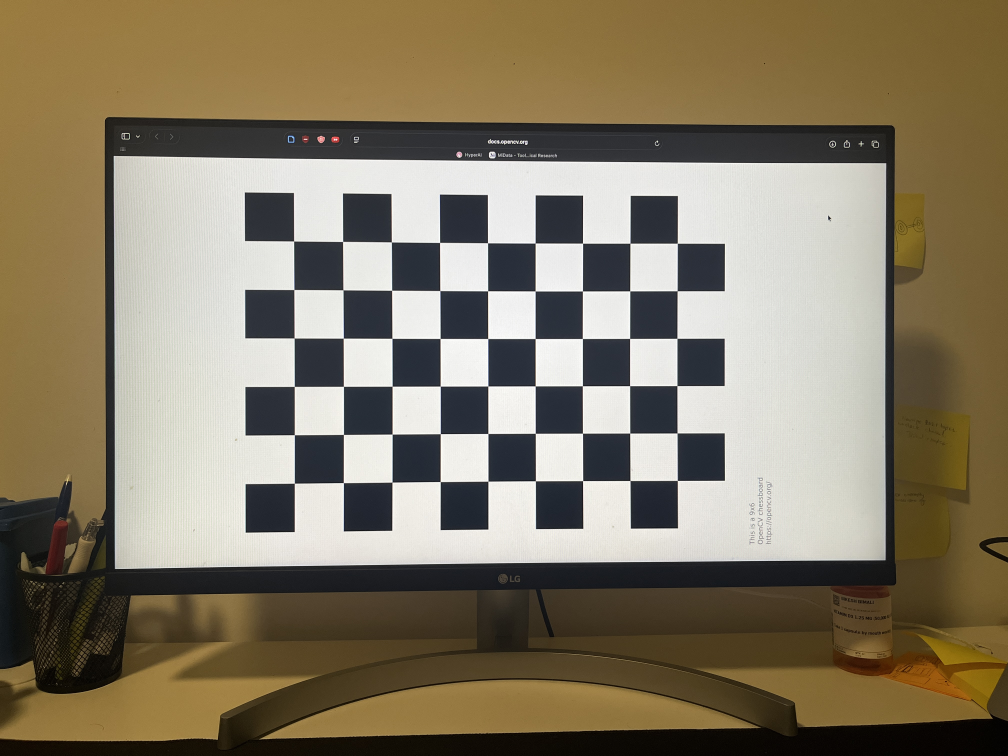
#> input picture module_2_camera_calibration/resources/calibration_images/IMG_1727.JPG, 4032 x 3024 px (shown at 1/4 size); its folder holds 4 pictures in this run
$ jupyter execute main_uncalibrated_steroe_camera.ipynb
#> lines starting #> are read from the running program, lines starting #| are printed output that depends on the picture
### Finding intrinsic matrix

[cell 1]
import cv2
import numpy as np
import glob
import os

# --- CONFIGURATION ---
CHECKERBOARD_DIMS = (9, 6)
SQUARE_SIZE = 0.037  # Meters
CALIB_IMG_DIR = '/Users/bbimali1/Documents/Computer_Vision_Spring_26/module_2_camera_calibration/resources/calibration_images'

def extract_focal_length(calib_img_dir):
    """
    Processes checkerboard images to compute the camera matrix (K),
    distortion coefficients (D), and averaged focal length in pixels (f).
    """
    # Create a 3D grid of object points (0,0,0), (1,0,0), ...
    objp = np.zeros((CHECKERBOARD_DIMS[0] * CHECKERBOARD_DIMS[1], 3), np.float32)
    objp[:, :2] = np.mgrid[0:CHECKERBOARD_DIMS[0], 0:CHECKERBOARD_DIMS[1]].T.reshape(-1, 2)
    objp = objp * SQUARE_SIZE

    objpoints = []
    imgpoints = []

    # file search to catch both .jpg and .JPG
    images = glob.glob(os.path.join(calib_img_dir, '*.[jJ][pP][gG]'))

    if not images:
        print(f"CRITICAL ERROR: No images found in {calib_img_dir}")
        return None, None, None

    print(f"Processing {len(images)} calibration images...")

    valid_images = 0
    gray_shape = None

    for fname in images:
        img = cv2.imread(fname)
#> img is the input picture: shape (3024, 4032, 3); mean B, G, R 101, 122.5, 132.9
        if img is None:
            continue

        gray = cv2.cvtColor(img, cv2.COLOR_BGR2GRAY)
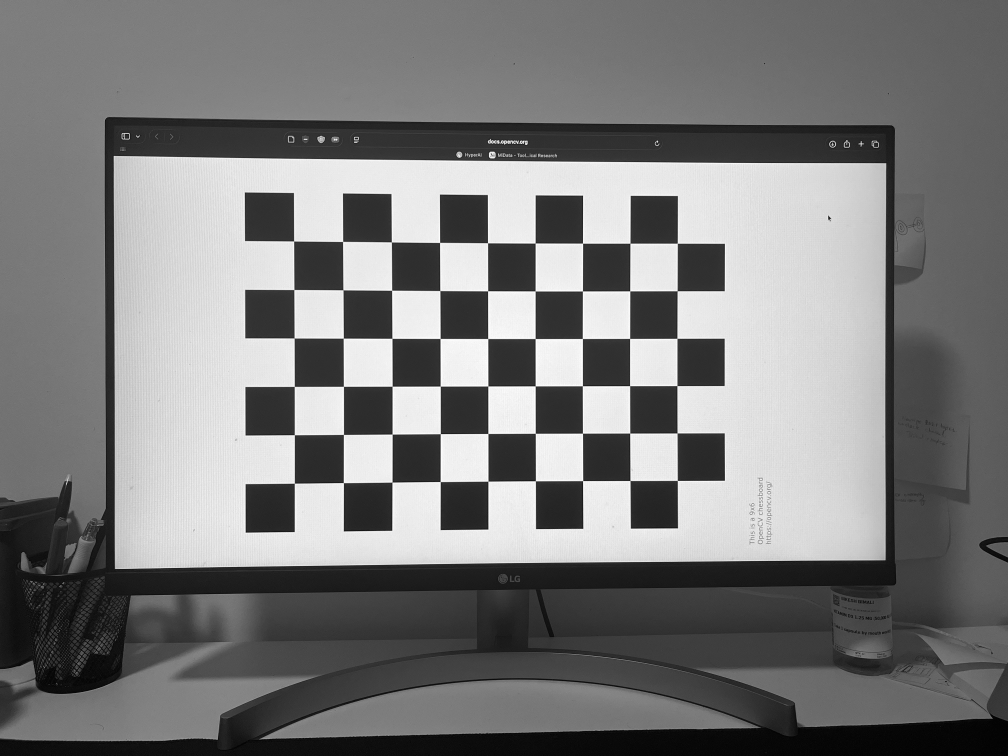
#> gray: shape (3024, 4032) (shown at 1/4 size); min 0, max 255, mean 123.2
        gray_shape = gray.shape[::-1]
#> gray_shape = (4032, 3024)

        # Detect checkerboard corners
        ret, corners = cv2.findChessboardCorners(gray, CHECKERBOARD_DIMS, None)
#> ret = True; corners = 54 rows, first 8: [1175.9, 965.5], [1372.1, 967.1], [1567.3, 969.5], [1759.9, 970.9], [1951.6, 972.8], [2142, 973.5], [2331.6, 974.2], [2521.5, 974.2]

        if ret:
            valid_images += 1
            objpoints.append(objp)

            # Refine corner locations to sub-pixel accuracy
            corners2 = cv2.cornerSubPix(gray, corners, (11, 11), (-1, -1),
                                        criteria=(cv2.TERM_CRITERIA_EPS + cv2.TERM_CRITERIA_MAX_ITER, 30, 0.001))
#> corners2 = 54 rows, first 8: [1175.9, 965.5], [1372, 967.2], [1566.9, 969.2], [1759.8, 971.1], [1951.5, 972.6], [2141.9, 973.6], [2331.5, 974], [2521.4, 974.1]
            imgpoints.append(corners2)
        else:
            print(f"  [SKIP] Pattern not found: {os.path.basename(fname)}")
#> pass 2 of the loop in extract_focal_length, `for fname in images:`:
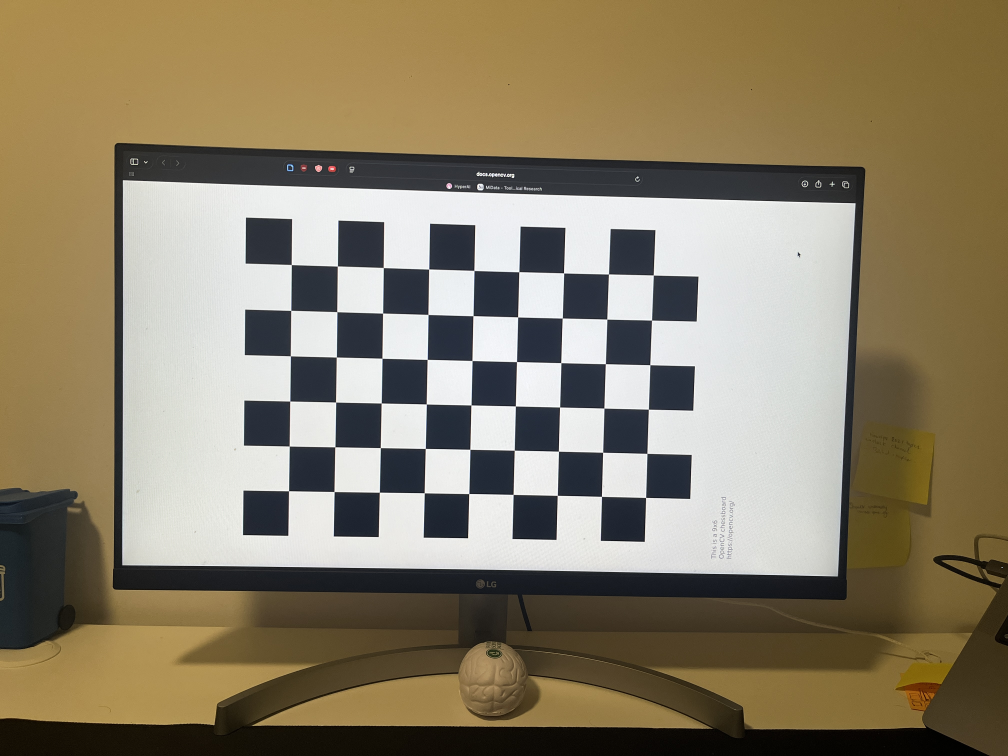
#> input picture module_2_camera_calibration/resources/calibration_images/IMG_1728.JPG, 4032 x 3024 px (shown at 1/4 size)
#> in extract_focal_length, img is the input picture: shape (3024, 4032, 3); mean B, G, R 103.3, 126.9, 138.1
#> in extract_focal_length, `gray = cv2.cvtColor(img, cv2.COLOR_BGR2GRAY)`:
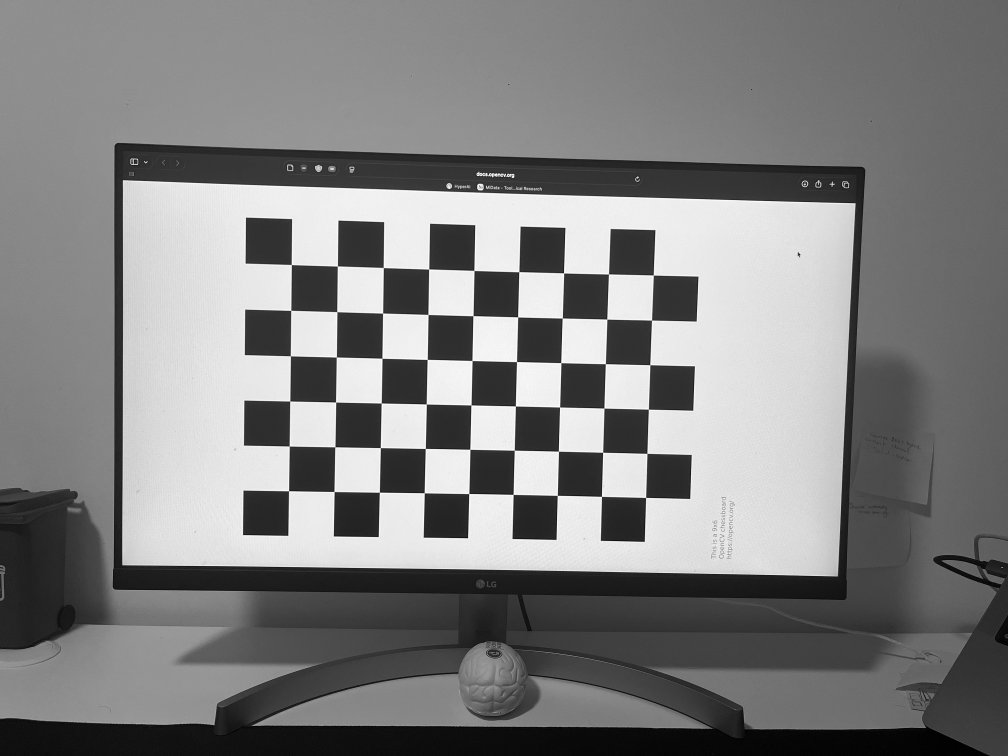
#> gray: shape (3024, 4032) (shown at 1/4 size); min 0, max 255, mean 127.6
#> corners = 54 rows, first 8: [1166.5, 1059.8], [1351.1, 1065.3], [1534.5, 1071.7], [1716.5, 1077.5], [1897.3, 1083.4], [2076.7, 1088.8], [2256.1, 1093.3], [2435.4, 1097.5]
#> corners2 = 54 rows, first 8: [1166.4, 1059.7], [1350.8, 1065.6], [1534.4, 1071.6], [1716.4, 1077.5], [1897.2, 1083.1], [2076.8, 1088.4], [2255.8, 1093.1], [2435.3, 1097.4]
#> pass 3 of the loop in extract_focal_length, `for fname in images:`:
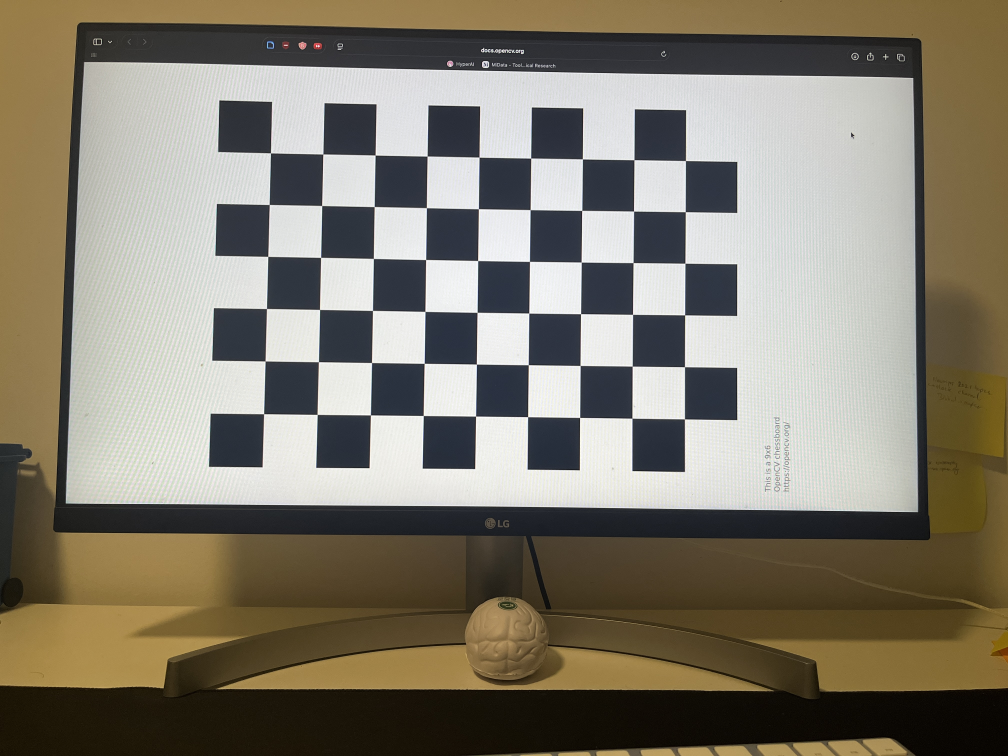
#> input picture module_2_camera_calibration/resources/calibration_images/IMG_1729.JPG, 4032 x 3024 px (shown at 1/4 size)
#> in extract_focal_length, img is the input picture: shape (3024, 4032, 3); mean B, G, R 109.8, 124, 130.1
#> in extract_focal_length, `gray = cv2.cvtColor(img, cv2.COLOR_BGR2GRAY)`:
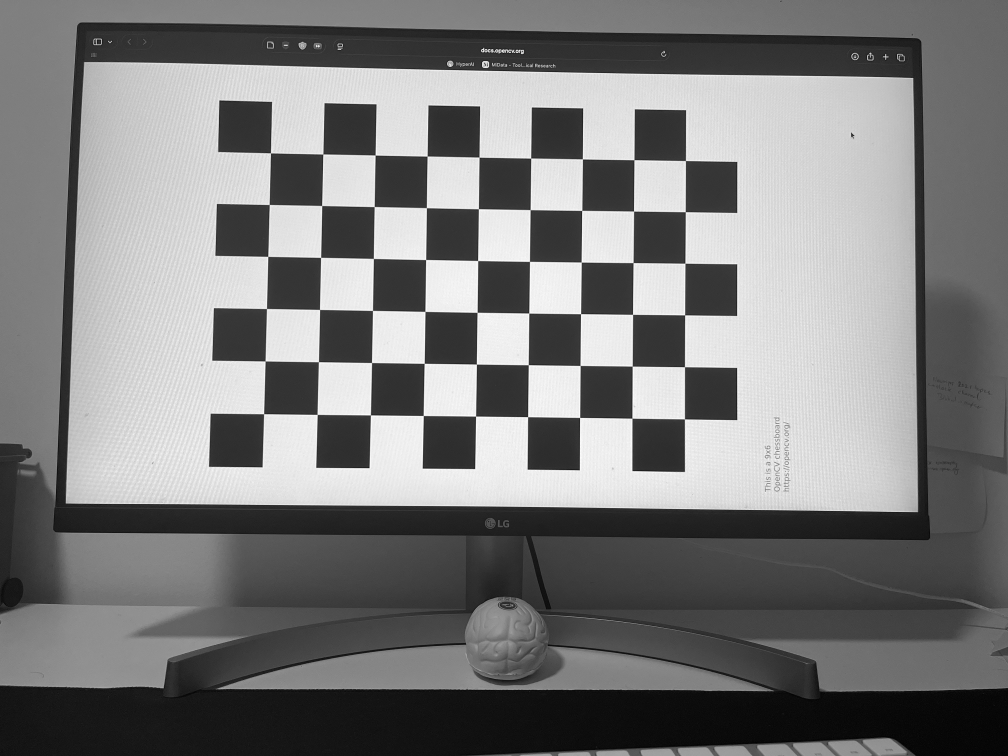
#> gray: shape (3024, 4032) (shown at 1/4 size); min 0, max 255, mean 124.2
#> corners = 54 rows, first 8: [1083.5, 612.9], [1293.1, 617.8], [1501.6, 621.2], [1709.4, 626.5], [1917.7, 630.3], [2123.6, 634.3], [2330.2, 636.4], [2537.6, 640]
#> corners2 = 54 rows, first 8: [1083.2, 612.9], [1293.1, 617.5], [1501.8, 621.6], [1709.6, 626], [1917.6, 630], [2124.2, 633.8], [2330.7, 637.1], [2537.4, 640.4]
#> the loop made 4 passes; the first 3 are shown

    # Compute camera matrix
    if len(objpoints) > 0:
        print(f"\nCalibrating with {valid_images} valid images...")
        ret, mtx, dist, rvecs, tvecs = cv2.calibrateCamera(objpoints, imgpoints, gray_shape, None, None)

        # Extract focal lengths from the K matrix
        fx = mtx[0, 0]
        fy = mtx[1, 1]
        f_pixels = (fx + fy) / 2.0

        print(f"Calibration Complete. Reprojection Error: {ret:.4f} pixels")
        print("="*40)
        print(f"Focal Length X (fx): {fx:.2f} pixels")
        print(f"Focal Length Y (fy): {fy:.2f} pixels")
        print(f"--> Averaged Focal Length (f): {f_pixels:.2f} pixels <--")
        print("="*40 + "\n")

        return mtx, dist, f_pixels
    else:
        print("Calibration failed. No valid images found.")
        return None, None, None

if __name__ == "__main__":
    K_matrix, Distortion, f_pixels = extract_focal_length(CALIB_IMG_DIR)
    print(K_matrix)

### Match pixel coordinates from image 1 and image 2

[cell 2]
import cv2
import numpy as np
import os

def compute_and_save_stereo_report(img1_path, img2_path):
    """
    Computes Fundamental (F), Essential (E), and Rotation (R) matrices for an
    uncalibrated stereo pair and saves an annotated visualization for report submission.
    """

    # 1. Camera Intrinsic Matrix (K) from calibration
    K = np.array([[3.06499853e+03, 0.00000000e+00, 2.01450970e+03],
                  [0.00000000e+00, 3.06743951e+03, 1.52774758e+03],
                  [0.00000000e+00, 0.00000000e+00, 1.00000000e+00]])

    # 2. Load input stereo images
    img1 = cv2.imread(img1_path)
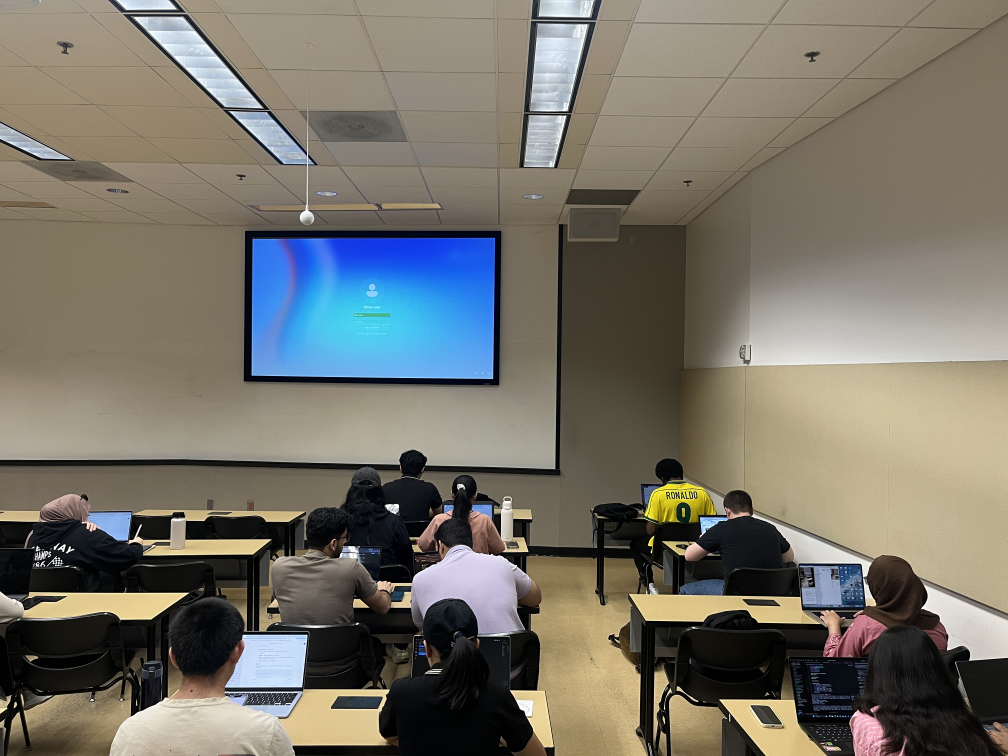
#> input picture final_uncalibrated_stereo_camera/res/IMG_1879.JPG, 4032 x 3024 px, found by its file name (shown at 1/4 size)
#> img1 is the input picture: shape (3024, 4032, 3); mean B, G, R 104.7, 114.5, 118.3
    img2 = cv2.imread(img2_path)
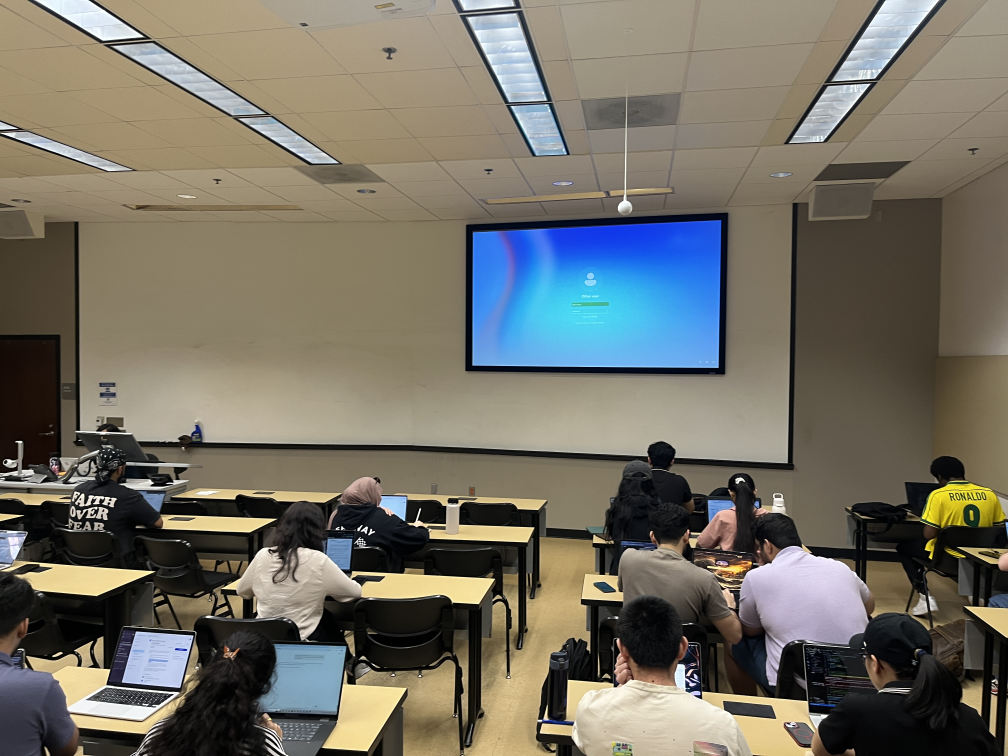
#> input picture final_uncalibrated_stereo_camera/res/IMG_1880.JPG, 4032 x 3024 px, found by its file name (shown at 1/4 size)
#> img2 is the input picture: shape (3024, 4032, 3); mean B, G, R 101, 111.7, 115.4

    if img1 is None or img2 is None:
        print("Error: Files not found. Verify image paths.")
        return

    # 3. Object Selection (Region of Interest)
    # Scaled UI for manual bounding box selection
    ui_scale = 1000 / img1.shape[1]
#> ui_scale = 0.248
    img1_ui = cv2.resize(img1, (1000, int(img1.shape[0] * ui_scale)))
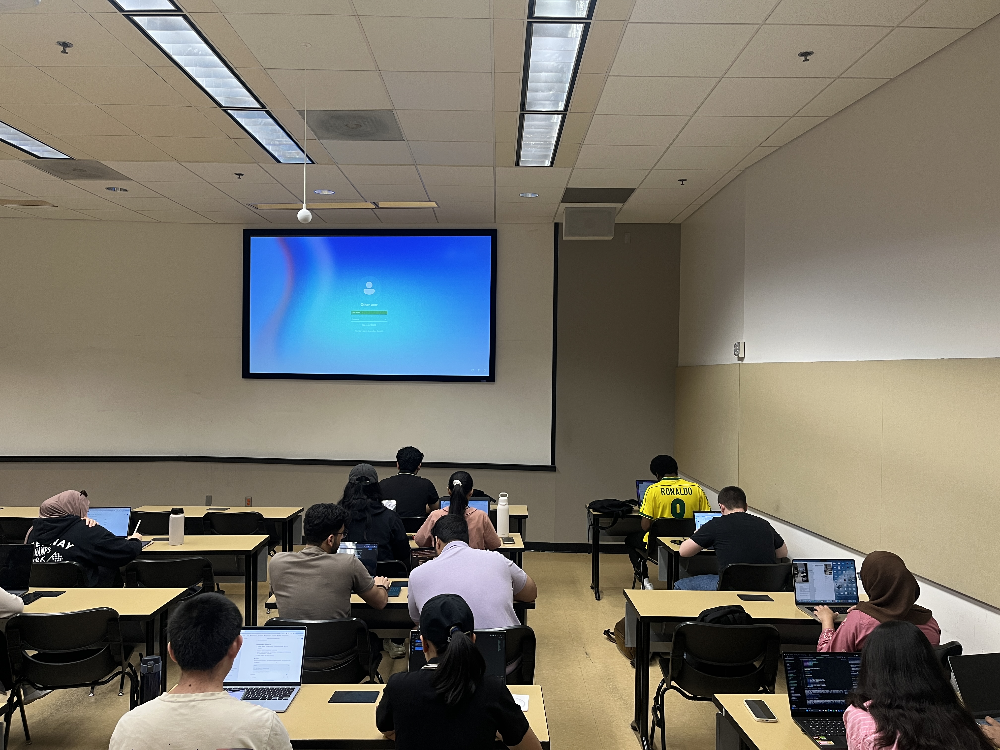
#> img1_ui: shape (750, 1000, 3); mean B, G, R 104.6, 114.3, 118.2

    cv2.namedWindow("Select Target Object")
    roi_coords = cv2.selectROI("Select Target Object", img1_ui, False)
    cv2.destroyWindow("Select Target Object")
    for _ in range(10): cv2.waitKey(1) # macOS GUI refresh

    # Map ROI back to original resolution
    x, y, w, h = [int(v / ui_scale) for v in roi_coords]

    # 4. Feature Detection and Correspondence Matching
    sift = cv2.SIFT_create()
    kp1, des1 = sift.detectAndCompute(cv2.cvtColor(img1, cv2.COLOR_BGR2GRAY), None)
    kp2, des2 = sift.detectAndCompute(cv2.cvtColor(img2, cv2.COLOR_BGR2GRAY), None)

    # Filter features strictly within the selected object boundary
    roi_kp1, roi_des1 = [], []
    for i, kp in enumerate(kp1):
        if x <= kp.pt[0] <= x+w and y <= kp.pt[1] <= y+h:
            roi_kp1.append(kp)
            roi_des1.append(des1[i])

    if not roi_des1:
        print("Error: No valid features detected in the selected ROI.")
        return

    # K-Nearest Neighbor matching with ratio test
    matcher = cv2.BFMatcher()
    raw_matches = matcher.knnMatch(np.array(roi_des1), des2, k=2)
    filtered_matches = sorted([m for m, n in raw_matches if m.distance < 0.75 * n.distance],
                              key=lambda x: x.distance)

    # Enforce 8 unique spatial correspondences
    final_matches, tracked_pts = [], set()
    for m in filtered_matches:
        pt2_coord = tuple(np.round(kp2[m.trainIdx].pt, 1))
        if pt2_coord not in tracked_pts:
            tracked_pts.add(pt2_coord)
            final_matches.append(m)
        if len(final_matches) == 8: break

    if len(final_matches) < 8:
        print(f"Error: Insufficient unique matches ({len(final_matches)}/8).")
        return

    # 5. Visualization Generation (Thin Annotation Style)
    h1, w1 = img1.shape[:2]
    h2, w2 = img2.shape[:2]
    vis_canvas = np.zeros((max(h1, h2), w1 + w2, 3), dtype='uint8')
    vis_canvas[:h1, :w1] = img1
    vis_canvas[:h2, w1:] = img2

    # Drawing parameters for report clarity
    marker_radius = 10
    line_weight = 3

    for m in final_matches:
        p1 = tuple(np.int32(roi_kp1[m.queryIdx].pt))
        p2 = tuple(np.int32(kp2[m.trainIdx].pt))
        p2_adj = (p2[0] + w1, p2[1])

        cv2.circle(vis_canvas, p1, marker_radius, (0, 0, 255), -1)
        cv2.circle(vis_canvas, p2_adj, marker_radius, (0, 0, 255), -1)
        cv2.line(vis_canvas, p1, p2_adj, (0, 255, 0), line_weight)

    # 6. Output and Data Persistence
    output_dir = '/Users/bbimali1/Documents/Computer_Vision_Spring_26/final_uncalibrated_stereo_camera'
    output_file = os.path.join(output_dir, 'stereo_report_visual.jpg')

    try:
        if not os.path.exists(output_dir):
            os.makedirs(output_dir)
        cv2.imwrite(output_file, vis_canvas)
        print(f"Annotated report image saved: {output_file}")
    except Exception as error:
        print(f"Persistence Error: {error}")

    # 7. Geometric Matrix Computation
    pts_left = np.float32([roi_kp1[m.queryIdx].pt for m in final_matches])
    pts_right = np.float32([kp2[m.trainIdx].pt for m in final_matches])

    # Fundamental Matrix (F) via 8-Point Algorithm
    F_matrix, _ = cv2.findFundamentalMat(pts_left, pts_right, cv2.FM_8POINT)

    # Essential Matrix (E) derivation: E = K.T * F * K
    E_matrix = K.T @ F_matrix @ K

    # Pose Recovery: Decomposition of E into Rotation (R) and Translation (t)
    _, R_matrix, t_vec, _ = cv2.recoverPose(E_matrix, pts_left, pts_right, K)

    print("\n" + "="*50)
    print("STEREO GEOMETRY COMPUTATION RESULTS")
    print("="*50)
    print(f"Fundamental Matrix (F):\n{F_matrix}\n")
    print(f"Essential Matrix (E):\n{E_matrix}\n")
    print(f"Rotation Matrix (R):\n{R_matrix}")
    print("="*50)

    # Display final verification image
    display_w = 1200
    display_img = cv2.resize(vis_canvas, (display_w, int(vis_canvas.shape[0] * (display_w/vis_canvas.shape[1]))))
    cv2.imshow("Annotated Stereo Result - Press any key", display_img)
    cv2.waitKey(0)
    cv2.destroyAllWindows()
    for _ in range(10): cv2.waitKey(1)

if __name__ == "__main__":
    img_a = '/Users/bbimali1/Documents/Computer_Vision_Spring_26/final_uncalibrated_stereo_camera/res/IMG_1879.JPG'
    img_b = '/Users/bbimali1/Documents/Computer_Vision_Spring_26/final_uncalibrated_stereo_camera/res/IMG_1880.JPG'
    compute_and_save_stereo_report(img_a, img_b)
